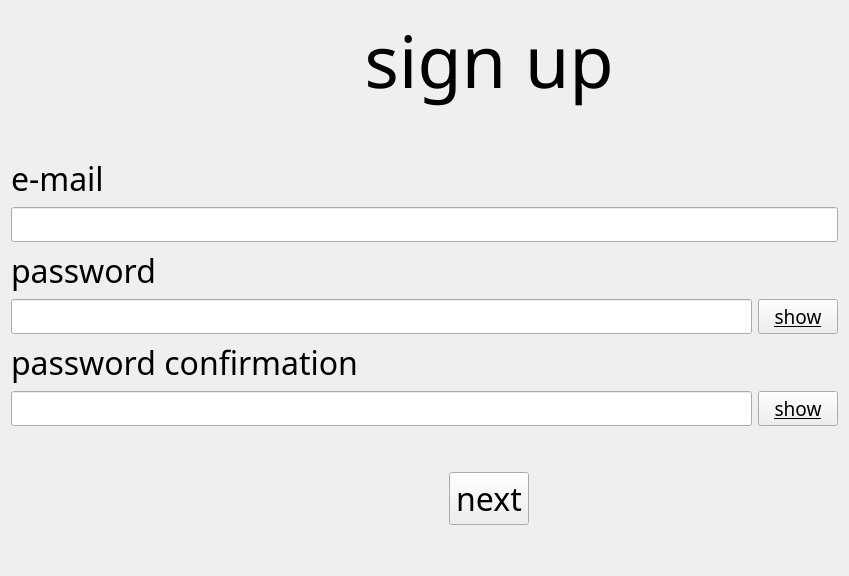
      <widget class="QWidget" name="signup_page">
       <layout class="QGridLayout" name="gridLayout_4">
        <item row="4" column="1" alignment="Qt::AlignLeft">
         <widget class="QLabel" name="email_label_2">
          <property name="sizePolicy">
           <sizepolicy hsizetype="Minimum" vsizetype="Minimum">
            <horstretch>0</horstretch>
            <verstretch>0</verstretch>
           </sizepolicy>
          </property>
          <property name="font">
           <font>
            <family>American Typewriter</family>
            <pointsize>24</pointsize>
            <kerning>true</kerning>
           </font>
          </property>
          <property name="text">
           <string>e-mail</string>
          </property>
         </widget>
        </item>
        <item row="0" column="2">
         <spacer name="horizontalSpacer_19">
          <property name="orientation">
           <enum>Qt::Horizontal</enum>
          </property>
          <property name="sizeHint" stdset="0">
           <size>
            <width>40</width>
            <height>20</height>
           </size>
          </property>
         </spacer>
        </item>
        <item row="9" column="9">
         <widget class="QPushButton" name="show_pushButton_3">
          <property name="sizePolicy">
           <sizepolicy hsizetype="Minimum" vsizetype="Minimum">
            <horstretch>0</horstretch>
            <verstretch>0</verstretch>
           </sizepolicy>
          </property>
          <property name="font">
           <font>
            <family>American Typewriter</family>
            <pointsize>14</pointsize>
            <underline>true</underline>
           </font>
          </property>
          <property name="focusPolicy">
           <enum>Qt::ClickFocus</enum>
          </property>
          <property name="text">
           <string>show</string>
          </property>
          <property name="autoDefault">
           <bool>false</bool>
          </property>
         </widget>
        </item>
        <item row="5" column="1" colspan="9">
         <widget class="QLineEdit" name="email_lineEdit_2">
          <property name="font">
           <font>
            <family>American Typewriter</family>
            <pointsize>14</pointsize>
           </font>
          </property>
          <property name="focusPolicy">
           <enum>Qt::ClickFocus</enum>
          </property>
          <property name="maxLength">
           <number>50</number>
          </property>
         </widget>
        </item>
        <item row="7" column="1" colspan="8">
         <widget class="QLineEdit" name="pw_lineEdit_2">
          <property name="font">
           <font>
            <family>American Typewriter</family>
            <pointsize>14</pointsize>
           </font>
          </property>
          <property name="focusPolicy">
           <enum>Qt::ClickFocus</enum>
          </property>
          <property name="maxLength">
           <number>45</number>
          </property>
          <property name="echoMode">
           <enum>QLineEdit::Password</enum>
          </property>
         </widget>
        </item>
        <item row="0" column="7">
         <spacer name="horizontalSpacer_13">
          <property name="orientation">
           <enum>Qt::Horizontal</enum>
          </property>
          <property name="sizeHint" stdset="0">
           <size>
            <width>40</width>
            <height>20</height>
           </size>
          </property>
         </spacer>
        </item>
        <item row="1" column="1" colspan="9">
         <spacer name="verticalSpacer_6">
          <property name="orientation">
           <enum>Qt::Vertical</enum>
          </property>
          <property name="sizeHint" stdset="0">
           <size>
            <width>20</width>
            <height>40</height>
           </size>
          </property>
         </spacer>
        </item>
        <item row="0" column="4">
         <spacer name="horizontalSpacer_18">
          <property name="orientation">
           <enum>Qt::Horizontal</enum>
          </property>
          <property name="sizeHint" stdset="0">
           <size>
            <width>40</width>
            <height>20</height>
           </size>
          </property>
         </spacer>
        </item>
        <item row="8" column="1" colspan="4" alignment="Qt::AlignLeft">
         <widget class="QLabel" name="pw_label_3">
          <property name="font">
           <font>
            <family>American Typewriter</family>
            <pointsize>24</pointsize>
           </font>
          </property>
          <property name="text">
           <string>password confirmation</string>
          </property>
         </widget>
        </item>
        <item row="9" column="1" colspan="8">
         <widget class="QLineEdit" name="pw_lineEdit_3">
          <property name="font">
           <font>
            <family>American Typewriter</family>
            <pointsize>14</pointsize>
           </font>
          </property>
          <property name="focusPolicy">
           <enum>Qt::ClickFocus</enum>
          </property>
          <property name="maxLength">
           <number>45</number>
          </property>
          <property name="echoMode">
           <enum>QLineEdit::Password</enum>
          </property>
         </widget>
        </item>
        <item row="0" column="5" alignment="Qt::AlignHCenter">
         <widget class="QLabel" name="signup_label">
          <property name="font">
           <font>
            <family>American Typewriter</family>
            <pointsize>54</pointsize>
            <italic>false</italic>
            <bold>false</bold>
            <kerning>true</kerning>
           </font>
          </property>
          <property name="text">
           <string>sign up</string>
          </property>
          <property name="alignment">
           <set>Qt::AlignCenter</set>
          </property>
         </widget>
        </item>
        <item row="7" column="9">
         <widget class="QPushButton" name="show_pushButton_2">
          <property name="sizePolicy">
           <sizepolicy hsizetype="Minimum" vsizetype="Minimum">
            <horstretch>0</horstretch>
            <verstretch>0</verstretch>
           </sizepolicy>
          </property>
          <property name="font">
           <font>
            <family>American Typewriter</family>
            <pointsize>14</pointsize>
            <underline>true</underline>
           </font>
          </property>
          <property name="focusPolicy">
           <enum>Qt::ClickFocus</enum>
          </property>
          <property name="text">
           <string>show</string>
          </property>
          <property name="autoDefault">
           <bool>false</bool>
          </property>
         </widget>
        </item>
        <item row="0" column="3">
         <spacer name="horizontalSpacer_17">
          <property name="orientation">
           <enum>Qt::Horizontal</enum>
          </property>
          <property name="sizeHint" stdset="0">
           <size>
            <width>40</width>
            <height>20</height>
           </size>
          </property>
         </spacer>
        </item>
        <item row="12" column="1" colspan="9">
         <spacer name="verticalSpacer_4">
          <property name="orientation">
           <enum>Qt::Vertical</enum>
          </property>
          <property name="sizeHint" stdset="0">
           <size>
            <width>20</width>
            <height>40</height>
           </size>
          </property>
         </spacer>
        </item>
        <item row="10" column="1" colspan="9">
         <spacer name="verticalSpacer_5">
          <property name="orientation">
           <enum>Qt::Vertical</enum>
          </property>
          <property name="sizeHint" stdset="0">
           <size>
            <width>20</width>
            <height>40</height>
           </size>
          </property>
         </spacer>
        </item>
        <item row="6" column="1" alignment="Qt::AlignLeft">
         <widget class="QLabel" name="pw_label_2">
          <property name="font">
           <font>
            <family>American Typewriter</family>
            <pointsize>24</pointsize>
           </font>
          </property>
          <property name="text">
           <string>password</string>
          </property>
         </widget>
        </item>
        <item row="11" column="5" alignment="Qt::AlignHCenter">
         <widget class="QPushButton" name="signup_pushButton">
          <property name="sizePolicy">
           <sizepolicy hsizetype="Minimum" vsizetype="Minimum">
            <horstretch>0</horstretch>
            <verstretch>0</verstretch>
           </sizepolicy>
          </property>
          <property name="font">
           <font>
            <family>American Typewriter</family>
            <pointsize>24</pointsize>
           </font>
          </property>
          <property name="focusPolicy">
           <enum>Qt::ClickFocus</enum>
          </property>
          <property name="text">
           <string>next</string>
          </property>
          <property name="autoDefault">
           <bool>false</bool>
          </property>
         </widget>
        </item>
        <item row="0" column="8">
         <spacer name="horizontalSpacer_14">
          <property name="orientation">
           <enum>Qt::Horizontal</enum>
          </property>
          <property name="sizeHint" stdset="0">
           <size>
            <width>40</width>
            <height>20</height>
           </size>
          </property>
         </spacer>
        </item>
        <item row="0" column="9">
         <spacer name="horizontalSpacer_15">
          <property name="orientation">
           <enum>Qt::Horizontal</enum>
          </property>
          <property name="sizeHint" stdset="0">
           <size>
            <width>40</width>
            <height>20</height>
           </size>
          </property>
         </spacer>
        </item>
        <item row="0" column="1">
         <spacer name="horizontalSpacer_16">
          <property name="orientation">
           <enum>Qt::Horizontal</enum>
          </property>
          <property name="sizeHint" stdset="0">
           <size>
            <width>40</width>
            <height>20</height>
           </size>
          </property>
         </spacer>
        </item>
        <item row="0" column="6">
         <spacer name="horizontalSpacer_10">
          <property name="orientation">
           <enum>Qt::Horizontal</enum>
          </property>
          <property name="sizeHint" stdset="0">
           <size>
            <width>40</width>
            <height>20</height>
           </size>
          </property>
         </spacer>
        </item>
       </layout>
       <zorder>pw_label_3</zorder>
       <zorder>pw_label_2</zorder>
       <zorder>email_label_2</zorder>
       <zorder>pw_lineEdit_3</zorder>
       <zorder>signup_pushButton</zorder>
       <zorder>email_lineEdit_2</zorder>
       <zorder>signup_label</zorder>
       <zorder>pw_lineEdit_2</zorder>
       <zorder>show_pushButton_2</zorder>
       <zorder>show_pushButton_3</zorder>
      </widget>
